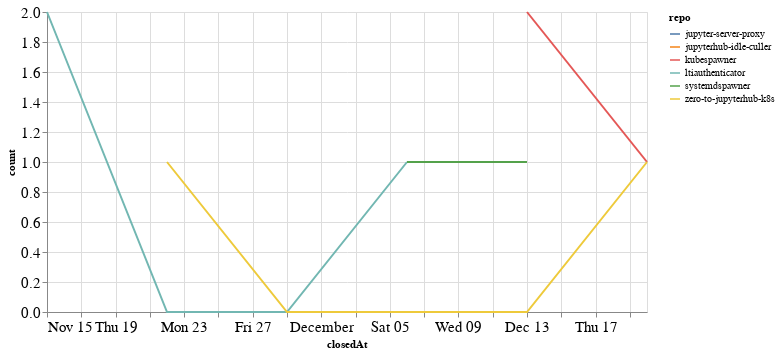

Notebook code cell kept with this figure:
### Code cell
closed_by_time = closed_by.groupby('repo').resample('W', on='closedAt').count()['author'].reset_index()
closed_by_time = closed_by_time.rename(columns={'author': 'count'})

alt.Chart(closed_by_time, width=600).mark_line().encode(
    x='closedAt',
    y='count',
    color='repo',
    tooltip="repo"
)

### Figure 1 — Vega-Lite specification as saved in the notebook (floating-point values rounded to 4 significant figures)
{"config": {"axisLeft": {"labelFontSize": 15}, "axisBottom": {"labelFontSize": 15}}, "data": {"name": "data-0f83179ad03ea445107939ec5fa9a87e"}, "mark": "line", "encoding": {"color": {"type": "nominal", "field": "repo"}, "tooltip": {"type": "nominal", "field": "repo"}, "x": {"type": "temporal", "field": "closedAt"}, "y": {"type": "quantitative", "field": "count"}}, "width": 600, "$schema": "https://vega.github.io/schema/vega-lite/v4.8.1.json", "datasets": {"data-0f83179ad03ea445107939ec5fa9a87e": [{"repo": "jupyter-server-proxy", "closedAt": "2020-11-22T00:00:00", "count": 1}, {"repo": "jupyterhub-idle-culler", "closedAt": "2020-11-15T00:00:00", "count": 1}, {"repo": "kubespawner", "closedAt": "2020-12-13T00:00:00", "count": 2}, {"repo": "kubespawner", "closedAt": "2020-12-20T00:00:00", "count": 1}, {"repo": "ltiauthenticator", "closedAt": "2020-11-15T00:00:00", "count": 2}, {"repo": "ltiauthenticator", "closedAt": "2020-11-22T00:00:00", "count": 0}, {"repo": "ltiauthenticator", "closedAt": "2020-11-29T00:00:00", "count": 0}, {"repo": "ltiauthenticator", "closedAt": "2020-12-06T00:00:00", "count": 1}, {"repo": "systemdspawner", "closedAt": "2020-12-06T00:00:00", "count": 1}, {"repo": "systemdspawner", "closedAt": "2020-12-13T00:00:00", "count": 1}, {"repo": "zero-to-jupyterhub-k8s", "closedAt": "2020-11-22T00:00:00", "count": 1}, {"repo": "zero-to-jupyterhub-k8s", "closedAt": "2020-11-29T00:00:00", "count": 0}, {"repo": "zero-to-jupyterhub-k8s", "closedAt": "2020-12-06T00:00:00", "count": 0}, {"repo": "zero-to-jupyterhub-k8s", "closedAt": "2020-12-13T00:00:00", "count": 0}, {"repo": "zero-to-jupyterhub-k8s", "closedAt": "2020-12-20T00:00:00", "count": 1}]}}
